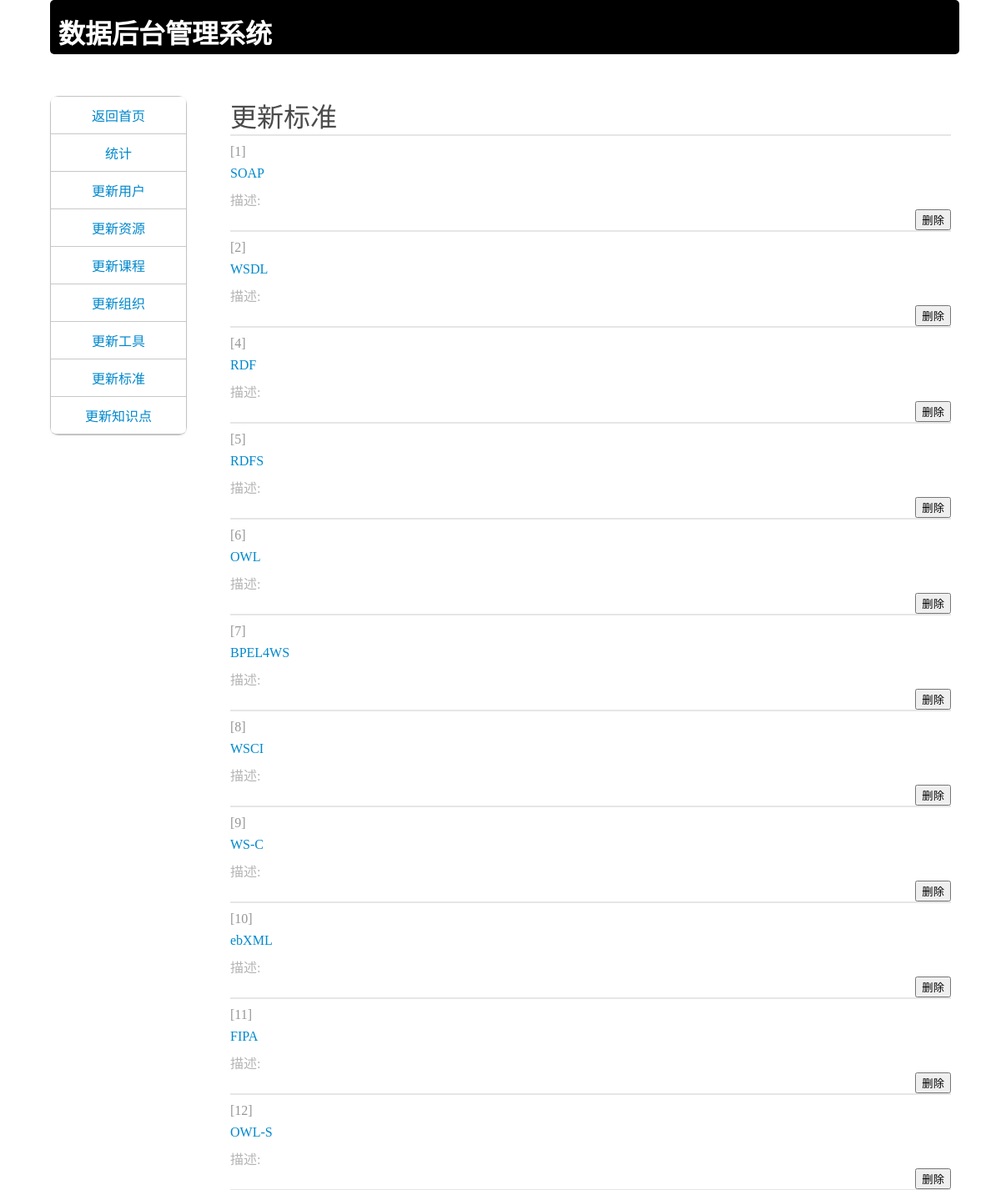
/management/standard, run on the app's committed database.
### Model.py (models this page shows, shortened)
class StandardAndSpe(db.Model):
    __tablename__ = 'standard'
    id = db.Column(db.Integer, primary_key=True)
    name = db.Column(db.String(40), index=True)
    desc = db.Column(db.String(254))
    resource = db.relationship('LResource', secondary='res_std')

### app.py (the view)
@app.route('/management/standard',methods = ['GET', 'POST'])
def updateStd():
    stds = StandardAndSpe.query.all()
    sid = []
    name = []
    desc = []
    for std in stds:
        sid.append(std.id)
        name.append(std.name)
        desc.append(std.desc)
    length = len(stds)
    return render_template('updateStd.html', length = length, sids = sid, std = name, s_desc = desc, name = session.get('name'))

### app.py (called while the page is built)
@app.before_request
def before_request():
   g.user = current_user

### templates/updateStd.html (shortened to what this page needs)
<!DOCTYPE html>
<html>
<head>
  <link rel="stylesheet" href="{{ url_for('static', filename='css/selfcss.css') }}">
  <link rel="stylesheet" href="{{ url_for('static', filename='js/selfjs.js') }}">
</head>
<body class="bbody">
	<div class="abody">
	<div class="top-bar">
		<h1>数据后台管理系统</h1>
	</div>
	<div class="c-body">
		<div class="left-panel">
			<div class="float-panel">
				<ul class="li-menu">
					<li class=""><a href="../index">返回首页</a></li>
					<li class=""><a href="/management">统计</a></li>
 					<li class=""><a href="/management/user">更新用户</a></li>
					<li class=""><a href="/management/resource">更新资源</a></li>
					<li class=""><a href="/management/course">更新课程</a></li>
					<li class=""><a href="/management/organization">更新组织</a></li>
					<li class=""><a href="/management/tool">更新工具</a></li>
					<li class=""><a href="/management/standard">更新标准</a></li>
					<li class=""><a href="/management/knowledge">更新知识点</a></li>
				</ul>
			</div>
		</div>
		<div class="right-body">
			<div class="item-header">
				<h1>更新标准</h1>
			</div>
			<div class="database-table">
				<div class="database">
					{% for i in range(length) %}
					<div class="data-li">
						<p class="li-id">[{{sids[i]}}]</p>
						<p class=""><a href="">{{std[i]}}</a></p>
						<p class="li-desc">描述: {{s_desc[i]}}</p>
						<div>
							<form action="/deleteStd" method="POST">
  								<input type="submit" class="btn btn-danger" value="删除">
  							</form>
						</div>
					</div>
					{% endfor %}
				</div>
			</div>
		</div>
	</div>
</div>
</body>
</html>

### static/css/selfcss.css (style rules this page uses)
.bbody { text-align: center; margin-top: 0; margin-left: 0; margin-right: 0; }
h1 { padding: 0; margin: 0; border: 0; }
.abody { margin: 0 auto; width: 90%; text-align: left; }
.top-bar { border-radius: 5px; background-color: black; width: 100%; height: 50px; position: relative; margin-top: 0px; padding-top: 15px; padding-left: 10px; border-top: 0px; color: white; }
.c-body { width: 100%; top: 50px; position: relative; text-align: center; }
.right-body { width: 80%; height: 100%; float: right; position: relative; margin: 0 auto; }
.left-panel { height: 100%; width: 15%; float: left; position: relative; }
.float-panel { height: auto; width: 100%; position: relative; text-align: center; border: rgb(200, 200, 200) solid; border-width: 1px; border-radius: 10px; }
.li-menu { position: relative; padding: 0px; margin: 0px; background-color: #fff; -webkit-border-radius: 6px; -moz-border-radius: 6px; border-radius: 6px; -webkit-box-shadow: 0 1px 4px rgba(0,0,0,.065); -moz-box-shadow: 0 1px 4px rgba(0,0,0,.065); box-shadow: 0 1px 4px rgba(0,0,0,.065); }
.li-menu li { list-style-type: none; text-align: center; padding: 10px; margin: 0px; border-bottom: 1px rgb(200, 200, 200) solid; }
.li-menu li:first-child { -webkit-border-radius: 6px 6px 0 0; -moz-border-radius: 6px 6px 0 0; border-radius: 6px 6px 0 0; }
.li-menu li:last-child { -webkit-border-radius: 0 0 6px 6px; -moz-border-radius: 0 0 6px 6px; border-radius: 0 0 6px 6px; }
.li-menu li > a:link { text-decoration: none; color: #08c; }
.float-panel ul li a { display: block; }
.item-header { border-bottom: 1px solid rgb(230,230,230); text-align: left; }
.item-header h1 { font-size: 200%; font-weight: lighter; color: rgb(75,75,75); }
.database { padding-left: 0; list-style-type: none; overflow:hidden; }
.database div { padding: 0px; margin: 0px; overflow:hidden; }
.data-li { width: auto; height: auto; padding: 0; border-top: 1px solid rgb(230,230,230); border-bottom: 1px solid rgb(230,230,230); text-align: left; }
.data-li p { margin: 10px 0 0 0; }
.data-li p a { text-decoration: none; color: #08c; }
.data-li div { float: right; }
.li-id { color: rgb(150,150,150); text-align: center; width: 16px; height: 16px; }
.li-desc { color: rgb(180,180,180); word-break:break-word; }

### data on the page
StandardAndSpe: name "SOAP"
StandardAndSpe: name "WSDL"
StandardAndSpe: name "RDF"
StandardAndSpe: name "RDFS"
StandardAndSpe: name "OWL"
StandardAndSpe: name "BPEL4WS"
StandardAndSpe: name "WSCI"
StandardAndSpe: name "WS-C"
StandardAndSpe: name "ebXML"
StandardAndSpe: name "FIPA"
StandardAndSpe: name "OWL-S"

### other printed values
{{ sids[i] }} "1" "2" "4" "5" "6" "7" "8" "9" "10" "11" "12"
